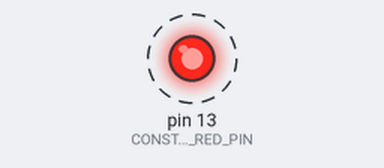
A sketch run on a simulated Arduino Uno, built with avr-gcc and run on an emulated ATmega328P. Shown: output pins drawn as LEDs (lit = HIGH). Dashed ring = blinking. Storage starts empty; what the sketch prints to the serial monitor is not drawn.

Above: at 9.5 s.
Timing chart, 0 to 13.6 s (numbered marks = the images above):
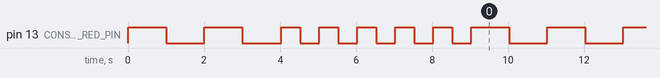

Measured:
- by itself, pin 13 (CONST_LED_COLOR_RED_PIN): goes LOW 1.0 s, HIGH 1.0 s, LOW 1.0 s, 5 × (HIGH 0.50 s, LOW 0.50 s), 60 × (HIGH 1.0 s, LOW 1.0 s), then HIGH

The sketch:

testFS.ino
```cpp
// Very basic Spiffs example, writing 10 strings to SPIFFS filesystem, and then read them back
// For SPIFFS doc see : https://github.com/esp8266/Arduino/blob/master/doc/filesystem.md
// Compiled in Arduino 1.6.7. Runs OK on Wemos D1 ESP8266 board.

#include "FS.h"

#define CONST_LED_COLOR_RED_PIN 13

void LED_BLINK(int onDelay, int offDelay, int count)
{
  int i;
  for (i = 0; i < count; i++)
  {
    digitalWrite(CONST_LED_COLOR_RED_PIN, 1);
    delay(onDelay);
    digitalWrite(CONST_LED_COLOR_RED_PIN, 0);
    delay(offDelay);
  }
}

void setup()
{
  pinMode(CONST_LED_COLOR_RED_PIN, OUTPUT);
  Serial.begin(74880);
  LED_BLINK(1000, 1000, 2);
  Serial.println();
  Serial.println();
  Serial.println("\nVery basic Spiffs example, writing 10 lines to SPIFFS filesystem, and then read them back");
  SPIFFS.begin();
  // Next lines have to be done ONLY ONCE!!!!!When SPIFFS is formatted ONCE you can comment these lines out!!
  Serial.println("Please wait 30 secs for SPIFFS to be formatted");
  //LED_BLINK(2000, 2000, 2);
  SPIFFS.format();
  Serial.println("Spiffs formatted");
  LED_BLINK(500, 500, 5);
}

void loop()
{
  Serial.println("test FS");
  LED_BLINK(1000, 1000, 1);
}

char fileName[] = "/config.json";
void realloop() {

  // open file for writing

  char buff[100];
  File f = SPIFFS.open(fileName, "w");
  if (!f)
  {
    Serial.println("file open failed");
  }
  Serial.println("====== Writing to SPIFFS file =========");
  // write 10 strings to file
  for (int i = 1; i <= 10; i++)
  {
    sprintf(buff, "Millis():%d", millis());
    //f.print("Millis():");
    //f.println(millis());
    //Serial.println(millis());
    f.println(buff);
    Serial.println(buff);
  }

  f.close();

  // open file for reading
  f = SPIFFS.open(fileName, "r");
  if (!f)
  {
    Serial.println("file open failed");
  }
  Serial.println("====== Reading from SPIFFS file =======");
  // write 10 strings to file
  for (int i = 1; i <= 10; i++)
  {
    int nPos;
    String s = f.readStringUntil('\n');
    //Serial.println(s);
    nPos = s.indexOf(':');
    Serial.print(nPos);
    Serial.print("[");
    Serial.print(s.substring(0, nPos));
    Serial.print("][");
    Serial.print(s.substring(nPos + 1));
    Serial.print("]");

    Serial.print(i);
    Serial.print(":");
    Serial.println(s);
  }

  // wait a few seconds before doing it all over again

  Serial.print(":");
  delay(1000);

}
```
